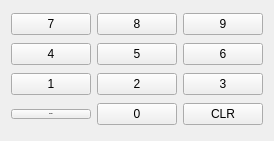
   <widget class="QWidget" name="gridLayoutWidget">
    <property name="geometry">
     <rect>
      <x>825</x>
      <y>160</y>
      <width>141</width>
      <height>141</height>
     </rect>
    </property>
    <layout class="QGridLayout" name="Keyboard">
     <item row="1" column="0">
      <widget class="QPushButton" name="K_4">
       <property name="text">
        <string>4</string>
       </property>
      </widget>
     </item>
     <item row="1" column="2">
      <widget class="QPushButton" name="K_6">
       <property name="text">
        <string>6</string>
       </property>
      </widget>
     </item>
     <item row="0" column="0">
      <widget class="QPushButton" name="K_7">
       <property name="text">
        <string>7</string>
       </property>
      </widget>
     </item>
     <item row="4" column="1">
      <widget class="QPushButton" name="K_2">
       <property name="text">
        <string>2</string>
       </property>
      </widget>
     </item>
     <item row="0" column="2">
      <widget class="QPushButton" name="K_9">
       <property name="text">
        <string>9</string>
       </property>
      </widget>
     </item>
     <item row="4" column="2">
      <widget class="QPushButton" name="K_3">
       <property name="text">
        <string>3</string>
       </property>
      </widget>
     </item>
     <item row="5" column="2">
      <widget class="QPushButton" name="K_clr">
       <property name="text">
        <string>CLR</string>
       </property>
      </widget>
     </item>
     <item row="4" column="0">
      <widget class="QPushButton" name="K_1">
       <property name="text">
        <string>1</string>
       </property>
      </widget>
     </item>
     <item row="0" column="1">
      <widget class="QPushButton" name="K_8">
       <property name="text">
        <string>8</string>
       </property>
      </widget>
     </item>
     <item row="5" column="1">
      <widget class="QPushButton" name="K_0">
       <property name="text">
        <string>0</string>
       </property>
      </widget>
     </item>
     <item row="1" column="1">
      <widget class="QPushButton" name="K_5">
       <property name="text">
        <string>5</string>
       </property>
      </widget>
     </item>
     <item row="5" column="0">
      <widget class="QPushButton" name="K_etr">
       <property name="font">
        <font>
         <pointsize>-1</pointsize>
         <weight>75</weight>
         <bold>true</bold>
        </font>
       </property>
       <property name="text">
        <string>ENTER</string>
       </property>
      </widget>
     </item>
    </layout>
   </widget>
